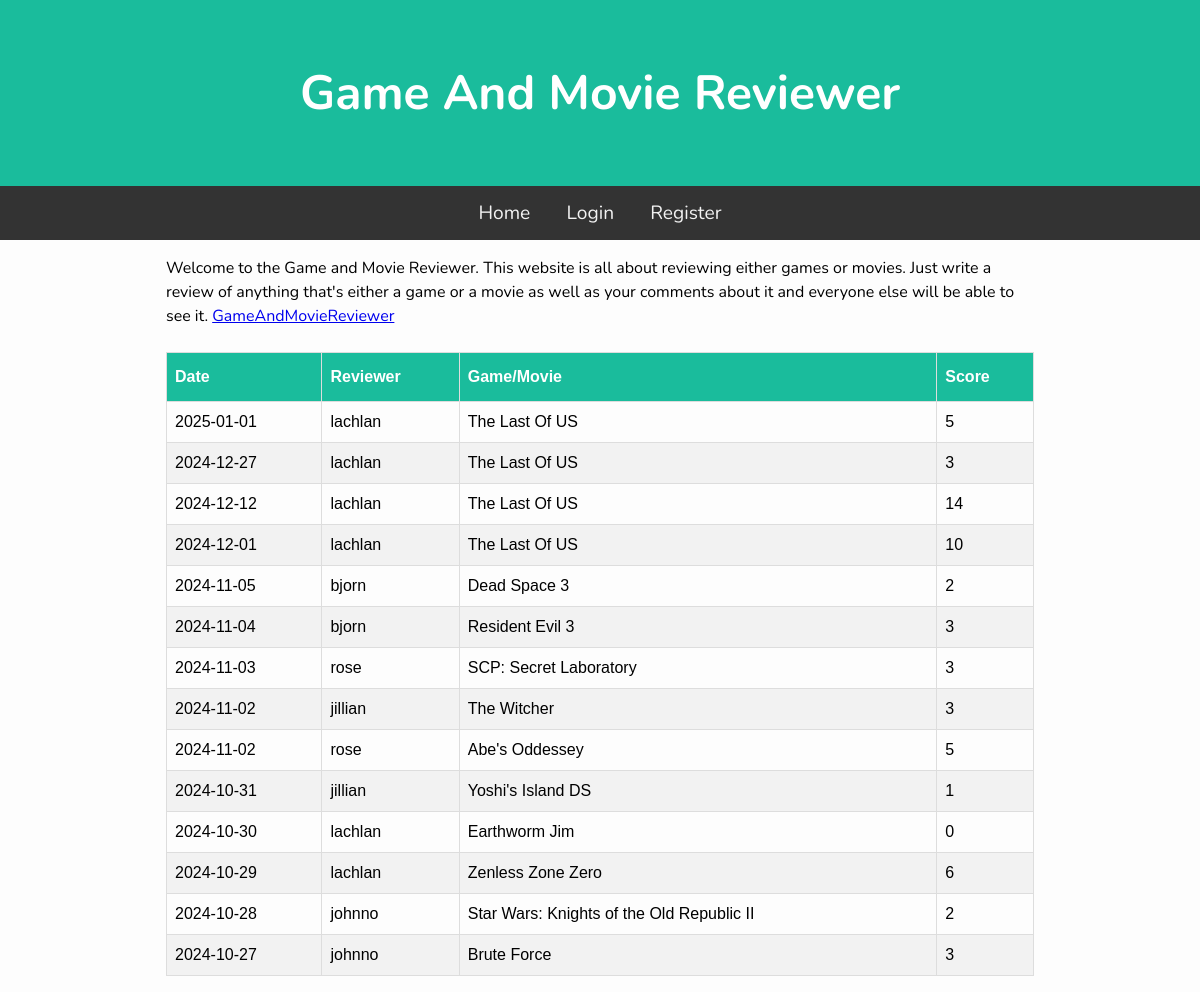
The page / on the database its author committed.
### tables this page shows
CREATE TABLE Guesses (id INTEGER PRIMARY KEY AUTOINCREMENT, user_id INTEGER, date TEXT NOT NULL, score INTEGER, game TEXT NOT NULL);

CREATE TABLE Users (id INTEGER PRIMARY KEY AUTOINCREMENT, username TEXT UNIQUE NOT NULL, password NOT NULL);

### main.py (the view)
@app.route("/")
def Home():
    guessData = list(db.GetAllGuesses())
    return render_template("index.html", guesses=guessData)

### db.py (called while the page is built)
def GetDB():
    db = sqlite3.connect(".database/gmr.db")
    db.row_factory = sqlite3.Row
    return db

def GetAllGuesses():
    db = GetDB()
    guesses = db.execute("""SELECT Guesses.date, Guesses.game, Guesses.score, Users.username
                            FROM Guesses JOIN Users ON Guesses.user_id = Users.id
                            ORDER BY date DESC""").fetchall()
    db.close()
    return guesses

### templates/index.html (shortened to what this page needs)
{% extends "base.html" %}
{% block content %}
<div class="container">
    <p>Welcome to the Game and Movie Reviewer. This website is all about reviewing either games or movies. Just write a review of anything that's either a game or a movie as well as your comments about it and everyone else will be able to see it.
<a href="https://GameAndMovieReviewer">GameAndMovieReviewer</a>
</div>
<br>
<table class="guess_table">
    <thead>
        <th>Date</th>
        <th>Reviewer</th>
        <th>Game/Movie</th>
        <th>Score</th>
    </thead>
    <tbody>
        {% for guess in guesses %}
        <tr>
            <td>{{ guess['date'] }}</td>
            <td>{{ guess['username'] }}</td>
            <td>{{ guess['game'] }}</td>
            <td>{{ guess['score'] }}</td>
        </tr>
        {% endfor %}
    </tbody>
</table>
{% endblock %}

### templates/base.html (shortened to what this page needs)
<!DOCTYPE html>
<html lang="en">
     <link rel="stylesheet" href="static/css/style.css" />
</head>
</body>
    <h1 class="banner">Game And Movie Reviewer</h1>
     <nav>
        <a href="/">Home</a>
        {% if not session['username'] %}
            <a href="/login">Login</a>
            <a href="/register">Register</a>
        {% else %}
            <a href="/logout">Logout</a>
        {% endif %}
    </nav>
     <main>
        {% block content %}
        {% endblock %}
    </main>
</body>
</html>

### static/css/style.css (style rules this page uses)
* { padding: 0; margin: 0; box-sizing: border-box; }
main { max-width: 900px; margin: auto; padding: 1rem; line-height: 1.5; }
.banner { padding: 60px; text-align: center; background: #1abc9c; color: white; font-size: 3em; }
nav { overflow: hidden; background-color: #333; text-align: center; }
nav a { display: inline-block; color: #f2f2f2; padding: 14px 16px; text-decoration: none; font-size: 1.2em; }
.guess_table { font-family: Arial, Helvetica, sans-serif; border-collapse: collapse; width: 100%; }
.guess_table td, .guess_table th { border: 1px solid #ddd; padding: 8px; }
.guess_table tr:nth-child(even) { background-color: #f2f2f2; }
.guess_table th { padding-top: 12px; padding-bottom: 12px; text-align: left; background-color: #1abc9c; color: white; }

### rows shown on the page
Guesses: date "2025-01-01", username "lachlan", game "The Last Of US", score "5"
Guesses: date "2024-12-27", username "lachlan", game "The Last Of US", score "3"
Guesses: date "2024-12-12", username "lachlan", game "The Last Of US", score "14"
Guesses: date "2024-12-01", username "lachlan", game "The Last Of US", score "10"
Guesses: date "2024-11-05", username "bjorn", game "Dead Space 3", score "2"
Guesses: date "2024-11-04", username "bjorn", game "Resident Evil 3", score "3"
Guesses: date "2024-11-03", username "rose", game "SCP: Secret Laboratory", score "3"
Guesses: date "2024-11-02", username "jillian", game "The Witcher", score "3"
Guesses: date "2024-11-02", username "rose", game "Abe's Oddessey", score "5"
Guesses: date "2024-10-31", username "jillian", game "Yoshi's Island DS", score "1"
Guesses: date "2024-10-30", username "lachlan", game "Earthworm Jim", score "0"
Guesses: date "2024-10-29", username "lachlan", game "Zenless Zone Zero", score "6"
Guesses: date "2024-10-28", username "johnno", game "Star Wars: Knights of the Old Republic II", score "2"
Guesses: date "2024-10-27", username "johnno", game "Brute Force", score "3"
